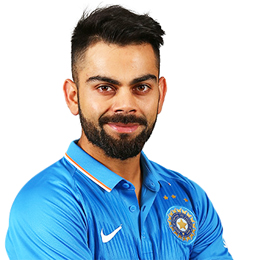
#> input picture face_detection_app/virat.jpg, 260 x 260 px
$ python -i app.py   (imports and definitions only)
#> lines starting #> are read from the running program, lines starting #| are printed output that depends on the picture; after the words box and inside, x2 and y2 are one past the last pixel; in counts of white or black regions, pixels touching at a corner belong together
#> further down, picture is the input picture: PIL image 260x260 RGB; mean R, G, B 178.7, 196.8, 209.5
import streamlit as st
import cv2
from PIL import Image,ImageEnhance
import numpy as np
import os


# [4 lines left out: function load_image, not called in this run]

face_cascade = cv2.CascadeClassifier('openface/haarcascade_frontalface_default.xml')
eye_cascade = cv2.CascadeClassifier('openface/haarcascade_eye.xml')
smile_cascade = cv2.CascadeClassifier('openface/haarcascade_smile.xml')

# [30 lines left out: functions detect_faces, detect_eyes, detect_smiles, not called in this run]


def cartonize_image(our_image):
	new_img = np.array(our_image.convert('RGB'))
	img = cv2.cvtColor(new_img,1)
	gray = cv2.cvtColor(new_img, cv2.COLOR_BGR2GRAY)
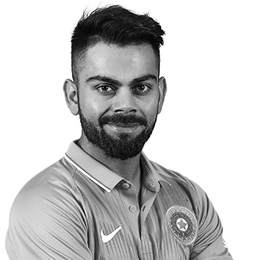
#> gray: shape (260, 260); min 0, max 255, mean 198.5
	# Edges
	gray = cv2.medianBlur(gray, 5)
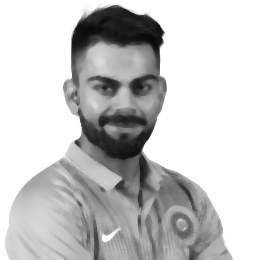
#> gray: shape (260, 260); min 8, max 255, mean 199.4
	edges = cv2.adaptiveThreshold(gray, 255, cv2.ADAPTIVE_THRESH_MEAN_C, cv2.THRESH_BINARY, 9, 9)
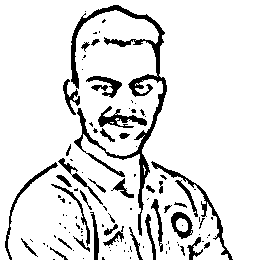
#> edges: shape (260, 260); 88.6% white; 109 black regions (71 under 20 px), largest, box (x1, y1, x2, y2) and area: (71, 5, 167, 236) 2778, (151, 161, 233, 260) 556, (98, 106, 147, 128) 418
	#Color
	color = cv2.bilateralFilter(img, 9, 300, 300)
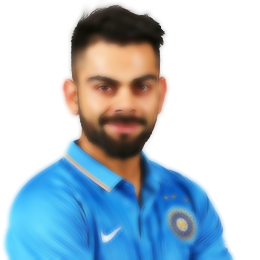
#> color: shape (260, 260, 3); mean R, G, B 178.7, 196.9, 209.7
	#Cartoon
	cartoon = cv2.bitwise_and(color, color, mask=edges)
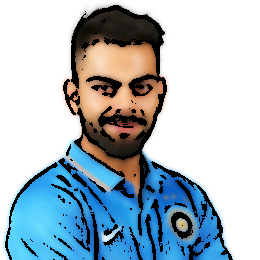
#> cartoon: shape (260, 260, 3); mean R, G, B 169.5, 185.1, 194.9

	return cartoon


# [91 lines left out: functions cannize_image, app, not called in this run]


# [2 lines not run here, left out]

>>> from PIL import Image
>>> picture = Image.open('virat.jpg')
>>> result = cartonize_image(picture)
